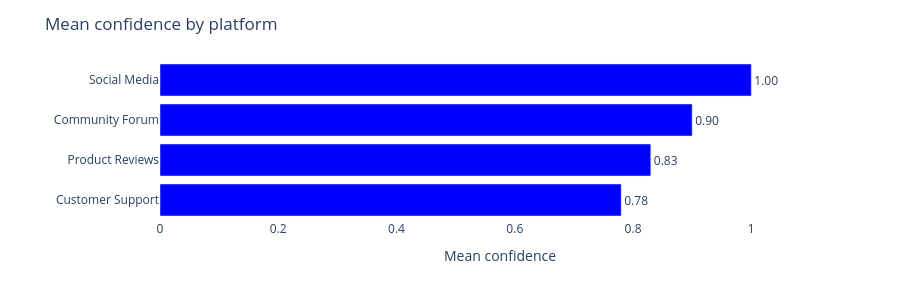

Notebook code for this chart:
### Markdown cell above
## 9. Confidence by platform

Platforms carry different context, but each platform here has only a few posts and platform is tangled up with band. Treat these as per-post results, not a platform effect.

### Code cell
platform_summary = (
    results_df
    .groupby("platform")
    .agg(
        mean_confidence=("confidence", "mean"),
        count          =("id",         "count"),
    )
    .reset_index()
    .sort_values("mean_confidence")
)
platform_summary["mean_confidence"] = platform_summary["mean_confidence"].round(2)

fig3 = go.Figure(go.Bar(
    x=platform_summary["mean_confidence"],
    y=platform_summary["platform"],
    orientation="h",
    marker_color="blue",
    text=[f"{v:.2f}" for v in platform_summary["mean_confidence"]],
    textposition="outside",
))
fig3.update_layout(
    title="Mean confidence by platform",
    xaxis_title="Mean confidence",
    xaxis=dict(range=[0, 1.15]),
    yaxis_title="",
    plot_bgcolor="white",
    paper_bgcolor="white",
    font=dict(size=12),
    margin=dict(t=60, l=160, r=60),
    height=300,
)
fig3.show()

print()
print(platform_summary.to_string(index=False))

### Figure 1 — Plotly figure (JSON) as saved in the notebook; plotly's stock layout.template omitted (floating-point values rounded to 4 significant figures)
{"data": [{"marker": {"color": "blue"}, "orientation": "h", "text": ["0.78", "0.83", "0.90", "1.00"], "textposition": "outside", "type": "bar", "x": [0.78, 0.83, 0.9, 1.0], "y": ["Customer Support", "Product Reviews", "Community Forum", "Social Media"]}], "layout": {"font": {"size": 12}, "height": 300, "margin": {"l": 160, "r": 60, "t": 60}, "paper_bgcolor": "white", "plot_bgcolor": "white", "title": {"text": "Mean confidence by platform"}, "xaxis": {"range": [0, 1.15], "title": {"text": "Mean confidence"}}, "yaxis": {"title": {"text": ""}}}}
